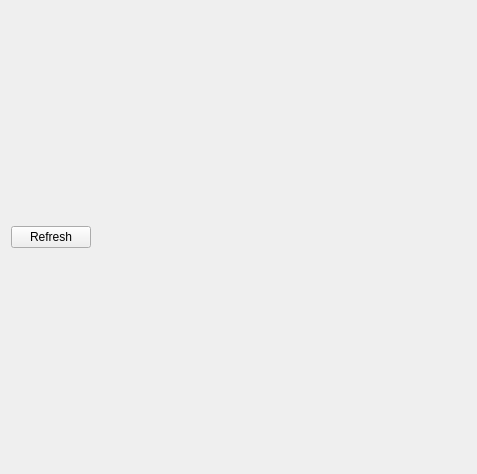
<?xml version="1.0" encoding="UTF-8"?>
<ui version="4.0">
 <class>CbcRegistersTab</class>
 <widget class="QWidget" name="CbcRegistersTab">
  <property name="geometry">
   <rect>
    <x>0</x>
    <y>0</y>
    <width>477</width>
    <height>474</height>
   </rect>
  </property>
  <property name="windowTitle">
   <string>Form</string>
  </property>
  <layout class="QVBoxLayout" name="verticalLayout_4">
   <item>
    <layout class="QVBoxLayout" name="loCbcs"/>
   </item>
   <item>
    <layout class="QHBoxLayout" name="loButtons">
     <item>
      <widget class="QPushButton" name="pushButton">
       <property name="text">
        <string>Refresh</string>
       </property>
      </widget>
     </item>
     <item>
      <spacer name="spacerRefresh">
       <property name="orientation">
        <enum>Qt::Horizontal</enum>
       </property>
       <property name="sizeHint" stdset="0">
        <size>
         <width>40</width>
         <height>20</height>
        </size>
       </property>
      </spacer>
     </item>
    </layout>
   </item>
  </layout>
 </widget>
 <resources/>
 <connections/>
</ui>
